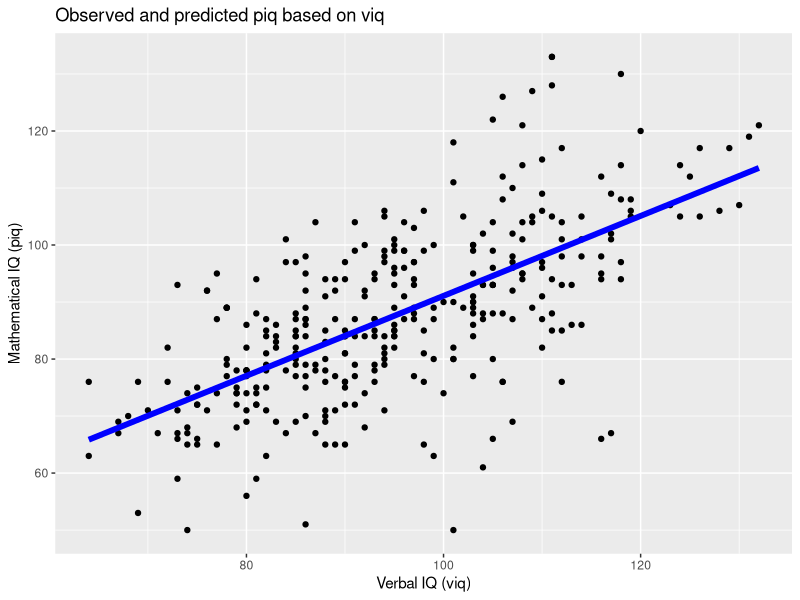

The R source for this figure:
##############################################################################
## Worksheet 5: OLS 
##############################################################################
rm(list=ls())

## 0. libraries and data -----------------------------

## Load the data.table, ggplot2, and car libraries, load the dataset called "Wong", convert it to a data.table.
library(data.table)
library(ggplot2)
library(car)

data(Wong)
comas <- data.table(Wong)

## 1. Preliminary plots -----------------------------
# Make scatter plots of the following: age vs piq, age vs duration, 
# viq vs piq. 
# When I say "a vs b", I mean that "a" should be on the x axis. These plots do not need
# to be fully labeled. 


## Which of the above relationships is the best candidate for bivariate
## regression? Why? 

## 2. Regression -----------------------------

## For the relationship you picked in part 1, run a bivariate regression. 
## The *outcome* variable should be the variable on the *y* axis of your plots 
biv_reg <- lm(piq~viq, data=comas)

## Run the 'summary' command on the regression output. Identify the coefficients 
## and their meanings. 
summary(biv_reg)

## Make a new column in your dataset with predicted [outcome variable] values.
comas[, predicted_piq := predict(biv_reg)]

## Take the scatter plot you made in part 1, and add a line plot showing the regression predictions.
## Fully label this plot. 
ggplot(comas, aes(x=viq)) +
  geom_point(aes(y=piq)) +
  geom_line(aes(y=predicted_piq), color="blue", size=2) +
  labs(title="Observed and predicted piq based on viq",
       x="Verbal IQ (viq)",
       y="Mathematical IQ (piq)")



